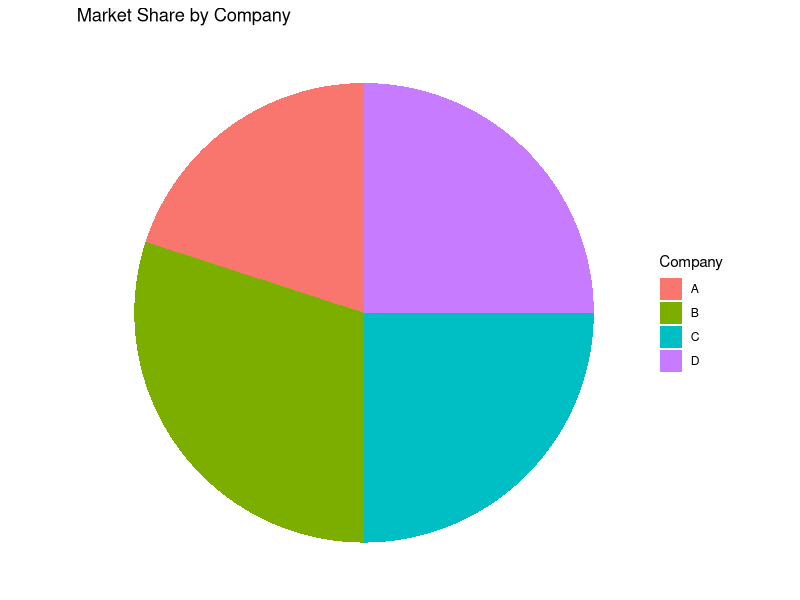

The R source for this figure:
library(ggplot2)

# Create a data frame
market_share_data <- data.frame(
  Company = c("A", "B", "C", "D"),
  Market_Share = c(20, 30, 25, 25)
)

# Pie chart
ggplot(market_share_data, aes(x = "", y = Market_Share, fill = Company)) +
  geom_bar(stat = "identity", width = 1) +
  coord_polar(theta = "y") +
  labs(
    title = "Market Share by Company",
    x = NULL,
    y = NULL
  ) +
  theme_void() +
  theme(legend.position = "right")

